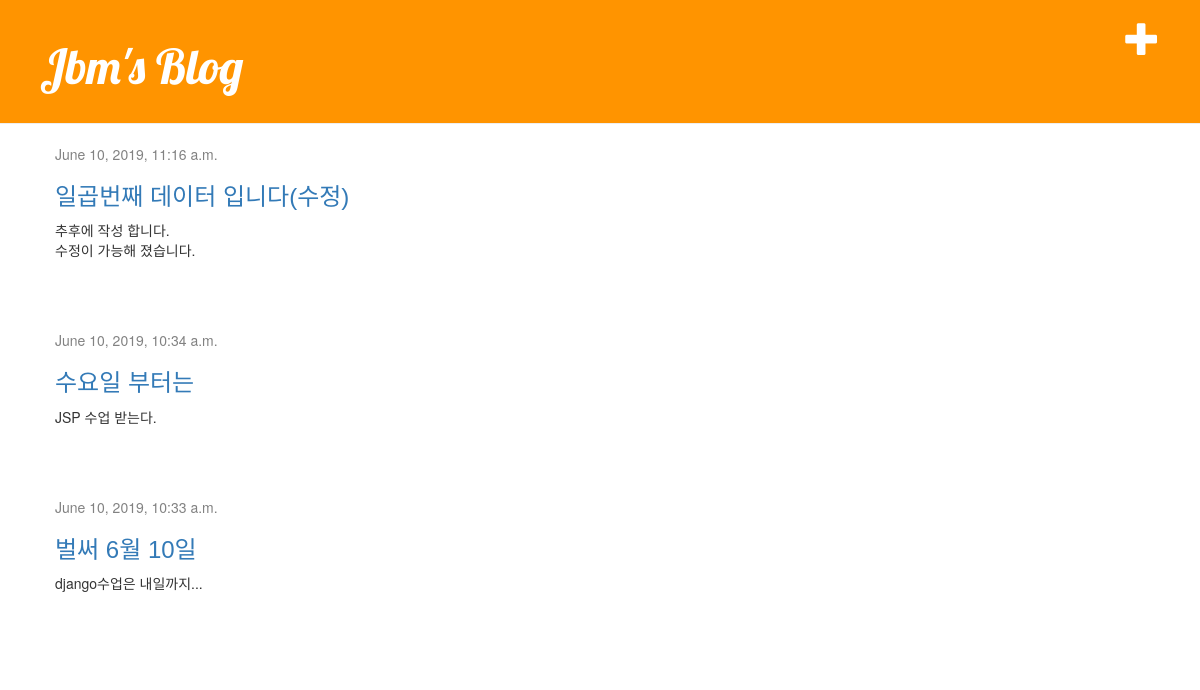
Screenshot of /blog/ with the database file from the repository.
### blog/models.py (models this page shows, shortened)
class Post(models.Model):            # Post라는 모델을 만들었다.                  # admin계정으로 글쓴이의 글쓰기를 하겠다. CASCADE는 계정 삭제시 올린글도 함께 삭제 된다는 옵션.
    author = models.ForeignKey('auth.User', on_delete=models.CASCADE)      # 블로그 주인이 admin계정이 되어야 한다. 패키지 만들시 USer라는 창고가 같이 만들어진다. auth에게 user라는 창고를 쓰게 하겠다.
    title = models.CharField(max_length=200)
    text = models.TextField()
    created_date = models.DateTimeField(default=timezone.now)     # 여기의 now는 변수로 작용하기 때문에 괄호 없음.
    published_date = models.DateTimeField(blank=True, null=True)                   # blank, null의 True는 공백으로 넣어도, 입력하지 않아도 된다는 표현.????

### blog/views.py (the view)
# urls.py: path('', views.post_list, name='post_list'),
def post_list(request):
    posts = Post.objects.filter(published_date__lte=timezone.now()).order_by('-published_date')
    return render(request, 'blog/post_list.html', {'posts':posts})           # 딕셔너리 안에 왼쪽은 템플릿에서 사용할이름과

### blog/templates/blog/post_list.html
{% extends 'blog/base.html' %}
{% block content %}
    {% for post in posts %}
        <div class="post">
            <div class="date">
                {{ post.published_date }}
            </div>
            <h3><a href="{% url 'post_detail' post.pk %}">{{ post.title }}</a></h3>
            <p>{{ post.text|linebreaksbr }}</p>
        </div>
    {% endfor %}
{% endblock %}

### blog/templates/blog/base.html (shortened to what this page needs)
{% load static %}
<html>
    <head>
        <link rel="stylesheet" href="//maxcdn.bootstrapcdn.com/bootstrap/3.2.0/css/bootstrap.min.css">
        <link rel="stylesheet" href="//maxcdn.bootstrapcdn.com/bootstrap/3.2.0/css/bootstrap-theme.min.css">
        <link rel="stylesheet" href="{% static 'css/blog.css' %}">
    </head>
    <body>
    <div class="page-header">
    	<a href="{% url 'post_new' %}" class="top-menu"><span class="glyphicon glyphicon-plus"></span></a>
        <h1><a href="/">Jbm's Blog</a></h1>
    </div>
    <div class="content container">
        <div class="row">
            <div class="col-md-8">
            {% block content %}{% endblock %}
            </div>
        </div>
    </div>
	</body>
</html>

### blog/static/css/blog.css (style rules this page uses)
.page-header { background-color: #ff9400; margin-top: 0; padding: 20px 20px 20px 40px; }
.page-header h1, .page-header h1 a, .page-header h1 a:visited, .page-header h1 a:active { color: #ffffff; font-size: 36pt; text-decoration: none; }
.content { margin-left: 40px; }
h1, h2, h4 { font-family: 'Lobster', cursive; }
h3 { font-family: 'Jeju Gothic', sans-serif; }
.date { color: #828282; }
.top-menu, .top-menu:hover, .top-menu:visited { color: #ffffff; float: right; font-size: 26pt; margin-right: 20px; }
.post { margin-bottom: 70px; }

### rows the page displays
Post: published_date "June 10, 2019, 11:16 a.m.", title "일곱번째 데이터 입니다(수정)", text "추후에 작성 합니다. 수정이 가능해 졌습니다."
Post: published_date "June 10, 2019, 10:34 a.m.", title "수요일 부터는", text "JSP 수업 받는다."
Post: published_date "June 10, 2019, 10:33 a.m.", title "벌써 6월 10일", text "django수업은 내일까지..."
